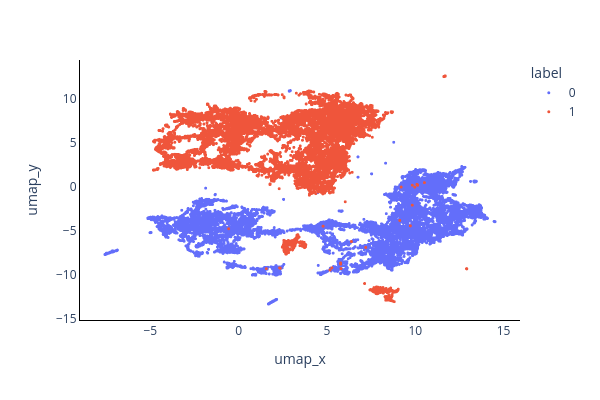

Write notebook code for a chart like this one.
### Code cell
scatterPlot2D(data  = supervised_manipulable_embedding, 
              x     = f'umap_x', 
              y     = f'umap_y', 
              color = 'label')

### Figure 1 — Plotly figure (JSON) as saved in the notebook; plotly's stock layout.template omitted (floating-point values rounded to 4 significant figures; data arrays with more than 128 entries replaced by an {"elided": "..."} marker saying what was removed)
{"data": [{"hovertemplate": "label=0<br>umap_x=%{x}<br>umap_y=%{y}<extra></extra>", "legendgroup": "0", "marker": {"color": "#636efa", "size": 3, "symbol": "circle"}, "mode": "markers", "name": "0", "showlegend": true, "type": "scattergl", "x": {"elided": "14511 float values"}, "xaxis": "x", "y": {"elided": "14511 float values"}, "yaxis": "y"}, {"hovertemplate": "label=1<br>umap_x=%{x}<br>umap_y=%{y}<extra></extra>", "legendgroup": "1", "marker": {"color": "#EF553B", "size": 3, "symbol": "circle"}, "mode": "markers", "name": "1", "showlegend": true, "type": "scattergl", "x": {"elided": "14496 float values"}, "xaxis": "x", "y": {"elided": "14496 float values"}, "yaxis": "y"}], "layout": {"height": 400, "legend": {"title": {"text": "label"}, "tracegroupgap": 0}, "margin": {"t": 60}, "paper_bgcolor": "rgba(255, 255, 255, 1)", "plot_bgcolor": "rgba(255, 255, 255, 1)", "width": 600, "xaxis": {"anchor": "y", "domain": [0, 1], "linecolor": "black", "showgrid": false, "showline": true, "title": {"text": "umap_x"}, "zeroline": false}, "yaxis": {"anchor": "x", "domain": [0, 1], "linecolor": "black", "showgrid": false, "showline": true, "title": {"text": "umap_y"}, "zeroline": false}}}
